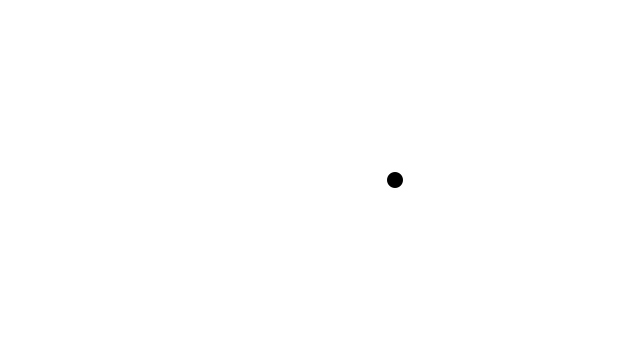
Frame 1 (no input)
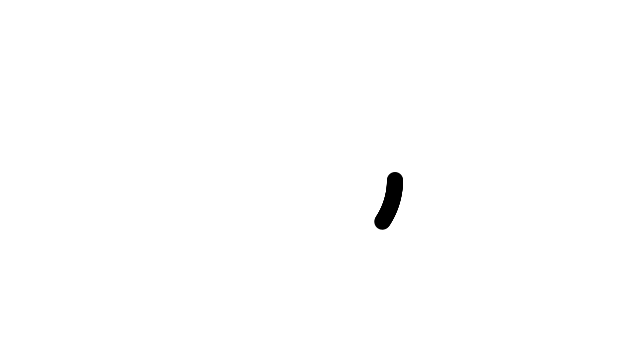
Frame 60 (the mouse pressed at the canvas centre just before this capture)
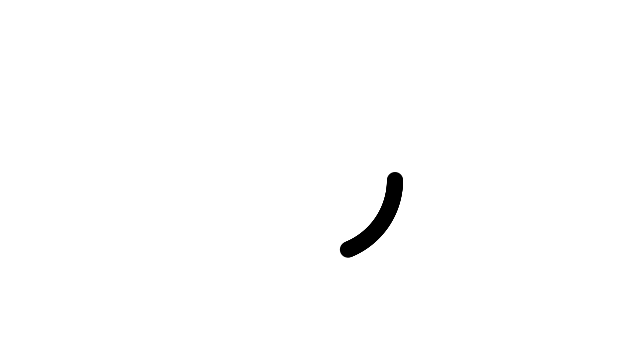
Frame 120 (the mouse held since frame 60 and released just before this capture)

The Processing sketch that drew these frames (run headless with seeded random() and noise(); from frame 60 on, the mouse is pressed at the canvas centre):

// Processing sketch: sketch_3_4_Polar_To_Cartesian
// ── sketch_3_4_Polar_To_Cartesian.pde
float r = 75;
float theta = 0;

void setup(){
  size(640, 360);
  background(255);
}

void draw(){
  float x = r * cos(theta);
  float y = r * sin(theta);
  
  noStroke();
  fill(0);
  ellipse(x+width/2, y+height/2, 16, 16);
  
  theta += 0.01;
}
